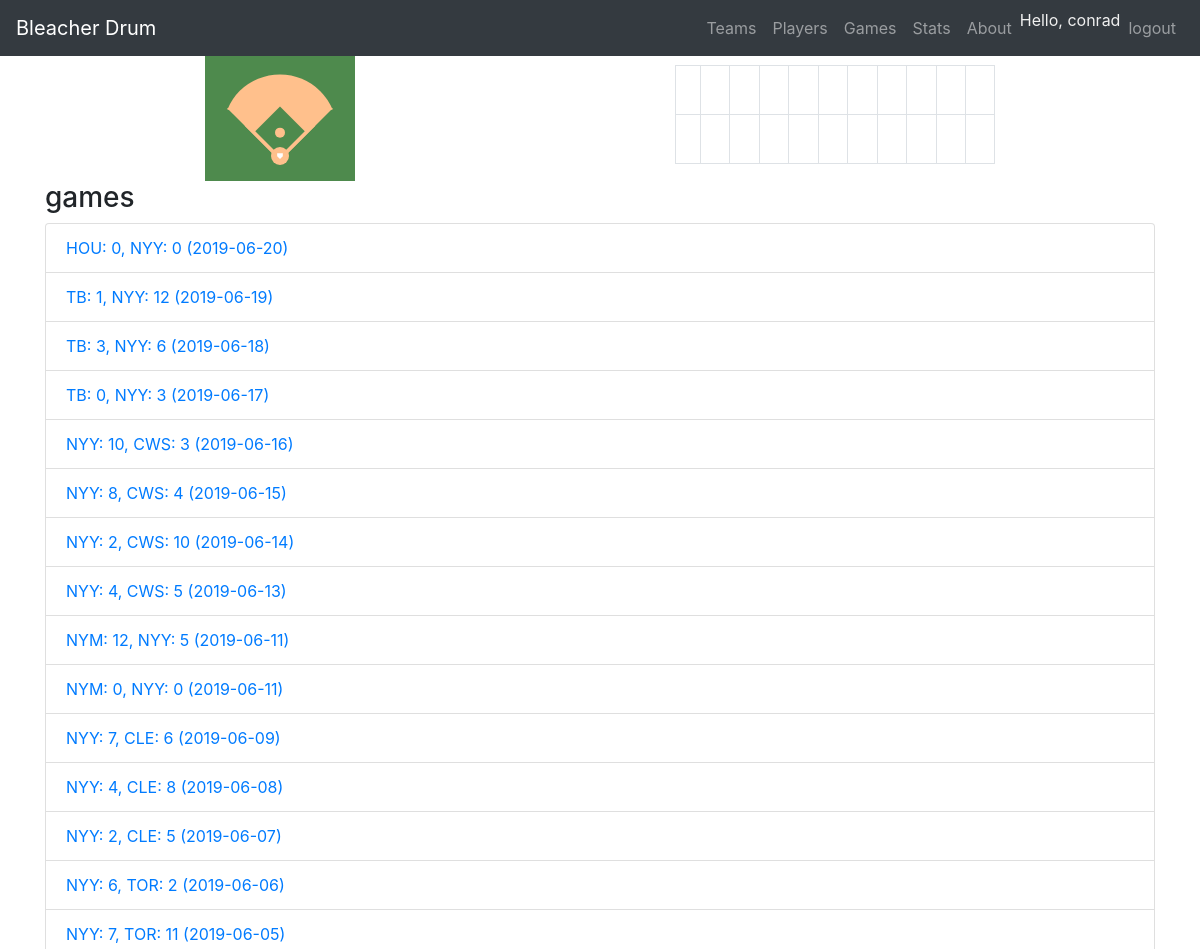
Page /games/ (signed in, upper part) on the earlier database version.
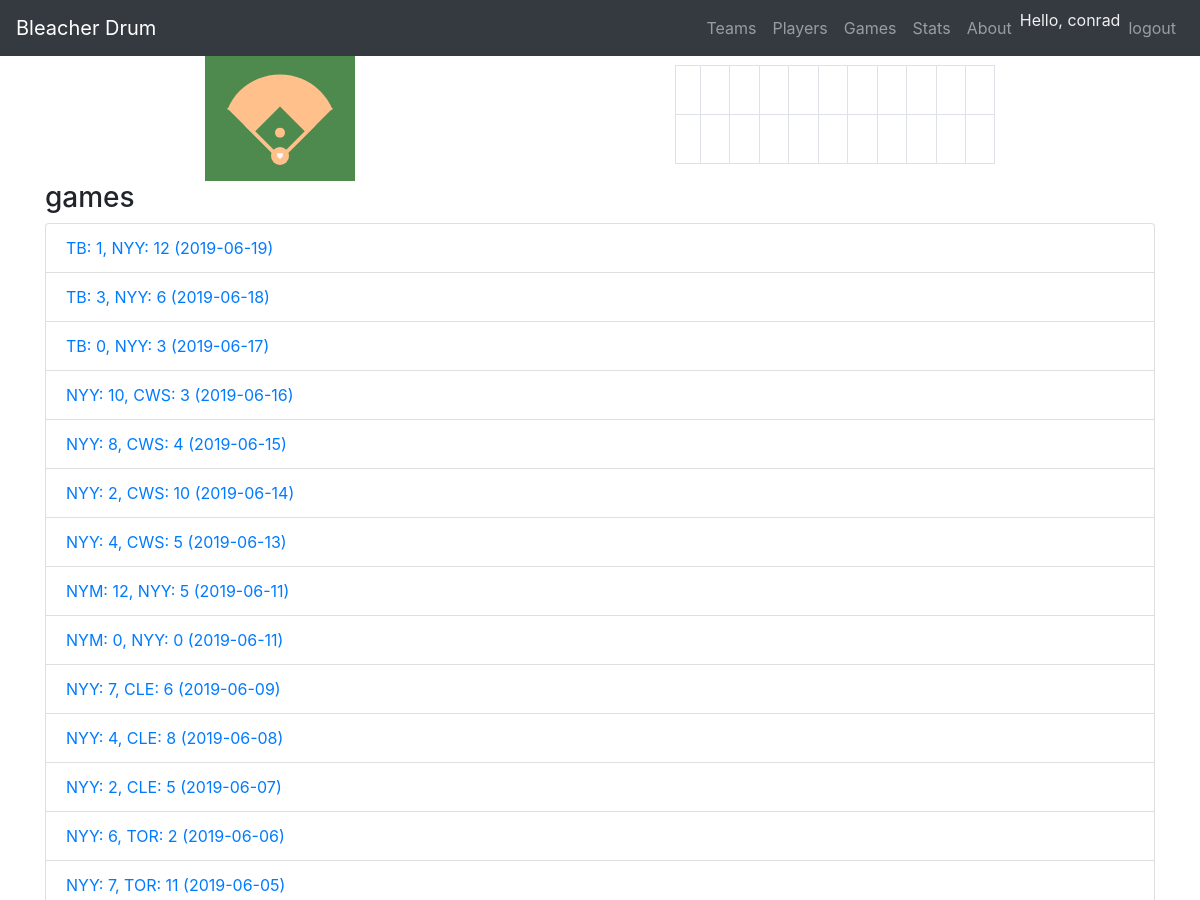
Same page on the later database version.
### lineup_app/models.py (models this page shows)
class Game(models.Model):
    team_home = models.ForeignKey(Team, on_delete=models.CASCADE, related_name='team_home')
    team_away = models.ForeignKey(Team, on_delete=models.CASCADE, related_name='team_away')
    runs_home = models.IntegerField()
    runs_away = models.IntegerField()
    date = models.DateField(default=django.utils.timezone.now)
    owner = models.ForeignKey(User, on_delete=models.CASCADE)
    def __str__(self):
        return str(self.team_away) + ': ' + str(self.runs_away) + ', ' + str(self.team_home) + ': ' + str(self.runs_home) + ' (' + str(self.date) + ')'

class Team(models.Model):
    location = models.CharField(max_length=50)
    name = models.CharField(max_length=50)
    abbr = models.CharField(max_length=3)
    owner = models.ForeignKey(User, on_delete=models.CASCADE)
    def __str__(self):
        return self.abbr

### lineup_app/views.py (the view)
# urls.py: path('games/', views.view_games),
@login_required
def view_games(request):
    games = Game.objects.filter(owner=request.user).order_by('-date').all()
    context = {'games': games}
    return render(request, 'lineup_app/view_games.html', context)

### lineup_app/templates/lineup_app/view_games.html (shortened to what this page needs)
{% extends 'lineup_app/header.html' %}
{% load static %}
{% block content %}
<h3>games</h3>
<ul class='list-group'>
    {% for game in games %}
    <li class='list-group-item'><a href='/{{ game.id }}/view_lineup'>{{ game }}</a></li>
    {% endfor %}
</ul>
{% endblock %}

Differences in the rows shown:
removed Game: team_away+runs_away+team_home "HOU: 0, NYY: 0 (2019-06-20)"
